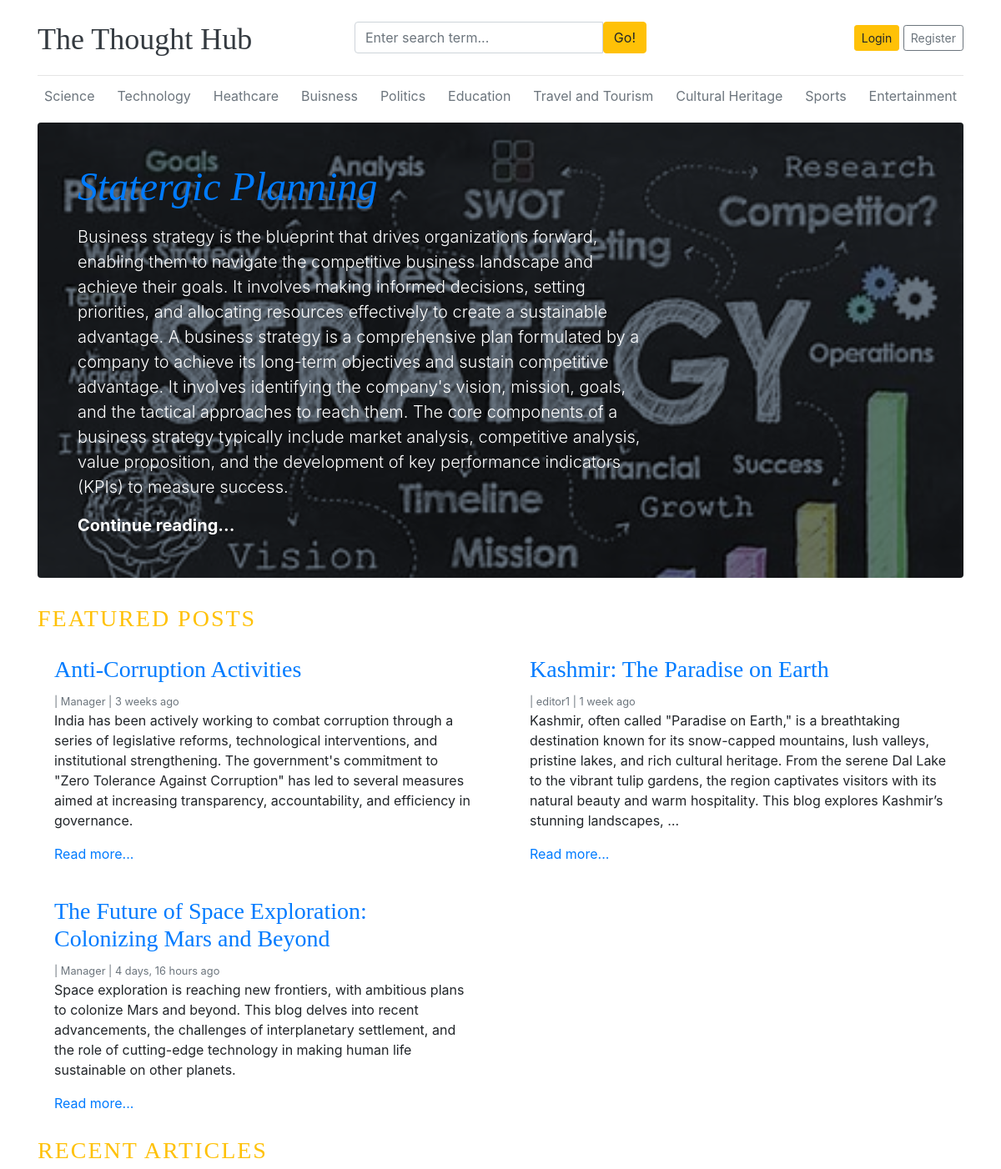
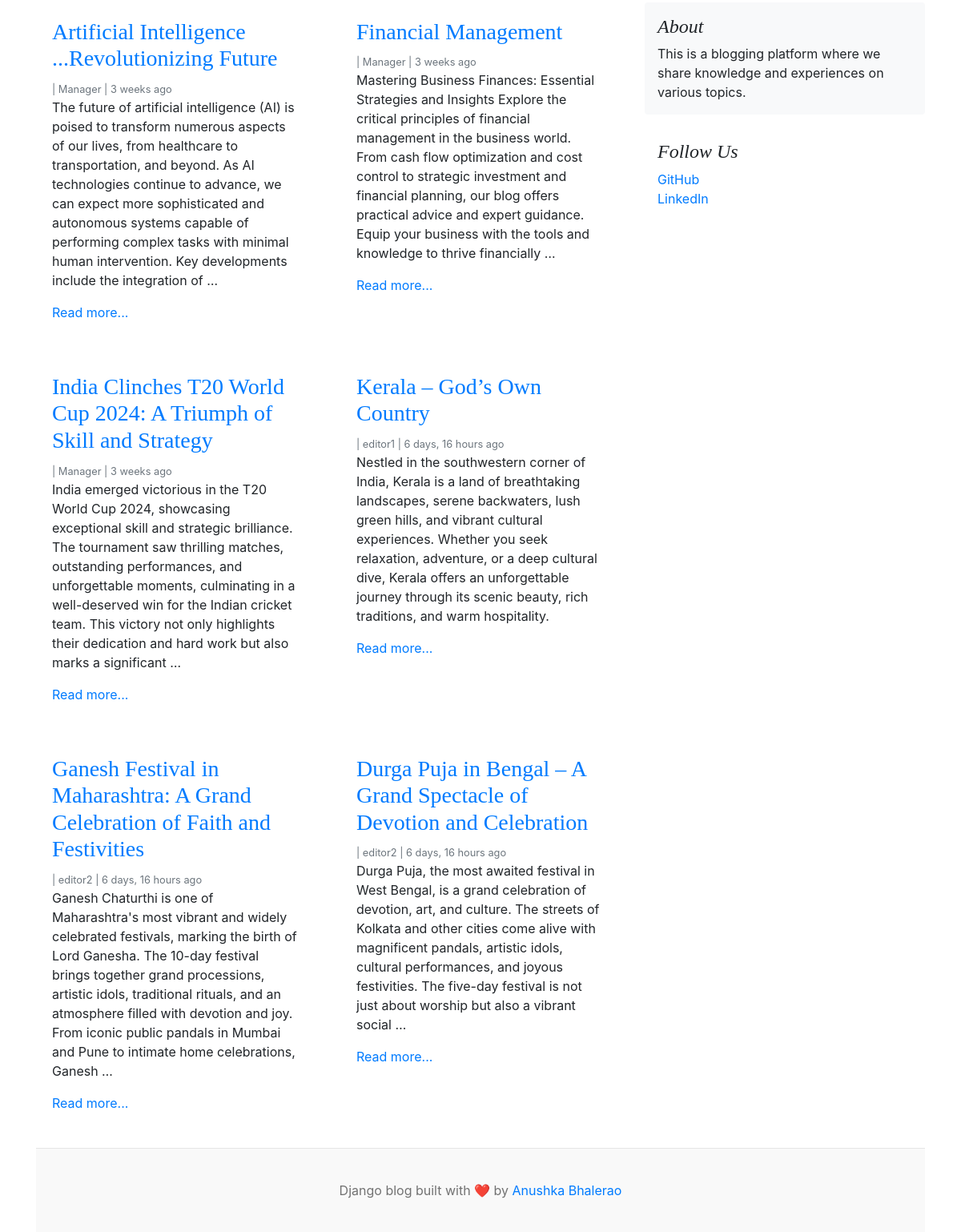
The page / on the database its author committed (2 pictures, top to bottom).
### blogs/models.py (models this page shows, shortened)
class Category(models.Model):
    category_name = models.CharField(max_length=50, unique=True)
    created_at = models.DateTimeField(auto_now_add=True)
    updated_at = models.DateTimeField(auto_now=True)
    class Meta:
        verbose_name_plural = 'Categories'

class Blogs(models.Model):
    title = models.CharField(max_length=100, unique=True)
    slug = models.SlugField(unique=True, blank=True)  # Auto-generate slug if empty
    category = models.ForeignKey(Category, on_delete=models.CASCADE, related_name="blogs")
    author = models.ForeignKey(User, on_delete=models.CASCADE, related_name="blogs")
    blog_image = models.ImageField(upload_to='uploads/%Y/%m/%d', blank=True, null=True)  # ✅ Fixed image field
    short_description = models.TextField(max_length=1000)
    blog_body = models.TextField(max_length=3000)
    status = models.IntegerField(choices=STATUS_CHOICE, default=0)
    is_featured = models.BooleanField(default=False)
    created_at = models.DateTimeField(auto_now_add=True)
    updated_at = models.DateTimeField(auto_now=True)
    class Meta:
        verbose_name_plural = 'Blogs'

### blogs/views.py (the view)
# urls.py: path('',views.home, name='home'),
def home(request):
    categories = Category.objects.all()
    featured_post = Blogs.objects.filter(status=1, is_featured=True)
    posts = Blogs.objects.filter(status=1, is_featured=False)
    context = {
        'categories': categories,
        'featured_post': featured_post,
        'posts': posts,
    }
    return render(request, 'home.html', context)

### blogs/context_processors.py (called while the page is built)
def get_categories(request):
    categories = Category.objects.all()
    return {'categories': Category.objects.all()}  # Used a dictionary with a proper key

### templates/home.html
{% extends 'base/base.html' %}
{% load humanize %}
{% block content %}
{% for post in featured_post %}
    {% if forloop.first %}
        <div class="jumbotron p-3 p-md-5 text-white rounded bg-dark"
             style="background-image: url('{{ post.blog_image.url }}'); background-blend-mode: overlay; background-size: cover;">
            <div class="col-md-8 px-0">
                <h1 class="display-4 font-italic">
                    <a href="{% url 'blogs:blogs' post.slug %}">{{ post.title }}</a>
                </h1>
                <p class="lead my-3">{{ post.short_description }}</p>
                <p class="lead mb-0"><a href="{% url 'blogs:blogs' post.slug %}" class="text-white font-weight-bold">Continue reading...</a></p>
            </div>
        </div>
    {% endif %}
{% endfor %}
<h3 class="text-uppercase text-warning" style="letter-spacing: 2px;">Featured Posts</h3>
<div class="row mb-2">
    {% for post in featured_post %}
        {% if not forloop.first %}
            <div class="col-md-6">
                <div class="card border-0">
                    <div class="card-body">
                        <h3><a href="{% url 'blogs:blogs' post.slug %}">{{ post.title }}</a></h3>
                        <small class="mb-1 text-muted">{{ post.date }} | {{ post.author }} | {{ post.created_at|timesince }} ago</small>
                        <p class="card-text">{{ post.short_description | truncatewords:50 }}</p>
                        <a href="{% url 'blogs:blogs' post.slug %}" class="text-primary">Read more...</a>
                    </div>
                </div>
            </div>
        {% endif %}
    {% endfor %}
</div>
<h3 class="text-uppercase text-warning" style="letter-spacing: 2px;">Recent Articles</h3>
<main role="main" class="container p-0">
    <div class="row">
        <div class="col-md-8 blog-main">
            <div class="row">
                {% for post in posts %}
                    <div class="col-md-6 mb-4">
                        <div class="card border-0">
                            <div class="card-body">
                                <h3><a href="{% url 'blogs:blogs' post.slug %}">{{ post.title }}</a></h3>
                                <small class="mb-1 text-muted">{{ post.date }} | {{ post.author }} | {{ post.created_at|timesince }} ago</small>
                                <p class="card-text">{{ post.short_description | truncatewords:50 }}</p>
                                <a href="{% url 'blogs:blogs' post.slug %}" class="text-primary">Read more...</a>
                            </div>
                        </div>
                    </div>
                {% empty %}
                    <p>No recent articles available.</p>
                {% endfor %}
            </div>
        </div>
        <aside class="col-md-4 blog-sidebar">
            <div class="p-3 mb-3 bg-light rounded">
                <h4 class="font-italic">About</h4>
                <p class="mb-0">This is a blogging platform where we share knowledge and experiences on various topics.</p>
            </div>
            <div class="p-3">
                <h4 class="font-italic">Follow Us</h4>
                <ol class="list-unstyled">
                    <li><a href="#">GitHub</a></li>
                    <li><a href="#">LinkedIn</a></li>
                </ol>
            </div>
        </aside>
    </div>
</main>
{% endblock %}

### templates/base/header.html (shortened to what this page needs)
{% load static %}
<!DOCTYPE html>
<html lang="en">
<head>
    <link href="https://getbootstrap.com/docs/4.0/dist/css/bootstrap.min.css" rel="stylesheet">
    <link rel="stylesheet" href="{% static 'css/blog.css' %}">
<link rel="stylesheet" href="https://cdnjs.cloudflare.com/ajax/libs/font-awesome/6.4.2/css/all.min.css">
</head>
<body>
    <div class="container">
        <header class="blog-header py-3">
            <div class="row flex-nowrap justify-content-between align-items-center">
                <div class="col-4 pt-1">
                    <a class="blog-header-logo text-dark" href="/">The Thought Hub</a>
                </div>
                <div class="col-4">
                    <form action= "{%url 'search'%}" method "GET">
                        <div class="input-group">
                            <input class="form-control" name = "keyword" type="text" placeholder="Enter search term..." aria-label="Enter search term..." aria-describedby="button-search" />
                            <button type = "submit" class="btn btn-warning" id="button-search" type="button">Go!</button>
                        </div>
                    </form>
                </div>
                <div class="col-4 d-flex justify-content-end align-items-center">
                    {% if not user.is_authenticated %}
                    <a class="btn btn-sm btn-warning" href="{% url 'login' %}">Login</a> &nbsp;
                    <a class="btn btn-sm btn-outline-secondary" href="{% url 'register'%}">Register</a>
                    {% else %}
                    <span><a href = "{% url 'dashboard' %}" class="nav-link text-dark btn-btn btn-warning">Dashboard</a></span> &nbsp;
                    <span><a href="{% url 'logout' %}" class="nav-link text-dark btn-btn btn-warning">Logout</a></span>
                    {% endif %}
                </div>
            </div>
        </header>
        <div class="nav-scroller py-1 mb-2">
            <nav class="nav d-flex justify-content-between">
                {% for cat in categories %}
                <a class="p-2 text-muted" href="{% url 'blogs:posts_by_category' cat.id %}">
                    {{ cat.category_name }}
                </a>
                {% empty %}
                    <span class="p-2 text-muted">No categories available</span>
                {% endfor %}
            </nav>
        </div>

### static/css/blog.css (style rules this page uses)
.blog-header { border-bottom: 1px solid #e5e5e5; }
.blog-header-logo { font-family: "Playfair Display", Georgia, "Times New Roman", serif; font-size: 2.25rem; }
h1, h2, h3, h4, h5, h6 { font-family: "Playfair Display", Georgia, "Times New Roman", serif; }
.display-4 { font-size: 2.5rem; }
@media (min-width: 768px) { .display-4 { font-size: 3rem; } }

### rows shown on the page
Category: category_name "Science"
Category: category_name "Technology"
Category: category_name "Heathcare"
Category: category_name "Buisness"
Category: category_name "Politics"
Category: category_name "Education"
Category: category_name "Travel and Tourism"
Category: category_name "Cultural Heritage"
Category: category_name "Sports"
Category: category_name "Entertainment"
Blogs: blog_image (picture), title "Statergic Planning", short_description "Business strategy is the blueprint that drives organizations forward, enabling them to navigate the competitive business landscape and achieve their goals. It involves making informed decisions, setting priorities, and allocating resources effectively to create a sustainable advantage. A business strategy is a comprehensive plan formulated by a company to achieve its long-term objectives and sustain competitive advantage. It involves identifying the company's vision, mission, goals, and the tactical approaches to reach them. The core components of a business strategy typically include market analysis, competitive analysis, value proposition, and the development of key performance indicators…"
Blogs: title "Anti-Corruption Activities", author "Manager", created_at "3 weeks", short_description "India has been actively working to combat corruption through a series of legislative reforms, technological interventions, and institutional strengthening. The government's commitment to \"Zero Tolerance Against Corruption\" has led to several measures aimed at increasing transparency, accountability, and efficiency in governance."
Blogs: title "Kashmir: The Paradise on Earth", author "editor1", created_at "1 week", short_description "Kashmir, often called \"Paradise on Earth,\" is a breathtaking destination known for its snow-capped mountains, lush valleys, pristine lakes, and rich cultural heritage. From the serene Dal Lake to the vibrant tulip gardens, the region captivates visitors with its natural beauty and warm hospitality. This blog explores Kashmir’s stunning landscapes, …"
Blogs: title "The Future of Space Exploration: Colonizing Mars and Beyond", author "Manager", created_at "4 days, 16 hours", short_description "Space exploration is reaching new frontiers, with ambitious plans to colonize Mars and beyond. This blog delves into recent advancements, the challenges of interplanetary settlement, and the role of cutting-edge technology in making human life sustainable on other planets."
Blogs: title "Artificial Intelligence ...Revolutionizing Future", author "Manager", created_at "3 weeks", short_description "The future of artificial intelligence (AI) is poised to transform numerous aspects of our lives, from healthcare to transportation, and beyond. As AI technologies continue to advance, we can expect more sophisticated and autonomous systems capable of performing complex tasks with minimal human intervention. Key developments include the integration of …"
Blogs: title "Financial Management", author "Manager", created_at "3 weeks", short_description "Mastering Business Finances: Essential Strategies and Insights Explore the critical principles of financial management in the business world. From cash flow optimization and cost control to strategic investment and financial planning, our blog offers practical advice and expert guidance. Equip your business with the tools and knowledge to thrive financially …"
Blogs: title "India Clinches T20 World Cup 2024: A Triumph of Skill and Strategy", author "Manager", created_at "3 weeks", short_description "India emerged victorious in the T20 World Cup 2024, showcasing exceptional skill and strategic brilliance. The tournament saw thrilling matches, outstanding performances, and unforgettable moments, culminating in a well-deserved win for the Indian cricket team. This victory not only highlights their dedication and hard work but also marks a significant …"
Blogs: title "Kerala – God’s Own Country", author "editor1", created_at "6 days, 16 hours", short_description "Nestled in the southwestern corner of India, Kerala is a land of breathtaking landscapes, serene backwaters, lush green hills, and vibrant cultural experiences. Whether you seek relaxation, adventure, or a deep cultural dive, Kerala offers an unforgettable journey through its scenic beauty, rich traditions, and warm hospitality."
Blogs: title "Ganesh Festival in Maharashtra: A Grand Celebration of Faith and Festivities", author "editor2", created_at "6 days, 16 hours", short_description "Ganesh Chaturthi is one of Maharashtra's most vibrant and widely celebrated festivals, marking the birth of Lord Ganesha. The 10-day festival brings together grand processions, artistic idols, traditional rituals, and an atmosphere filled with devotion and joy. From iconic public pandals in Mumbai and Pune to intimate home celebrations, Ganesh …"
Blogs: title "Durga Puja in Bengal – A Grand Spectacle of Devotion and Celebration", author "editor2", created_at "6 days, 16 hours", short_description "Durga Puja, the most awaited festival in West Bengal, is a grand celebration of devotion, art, and culture. The streets of Kolkata and other cities come alive with magnificent pandals, artistic idols, cultural performances, and joyous festivities. The five-day festival is not just about worship but also a vibrant social …"
